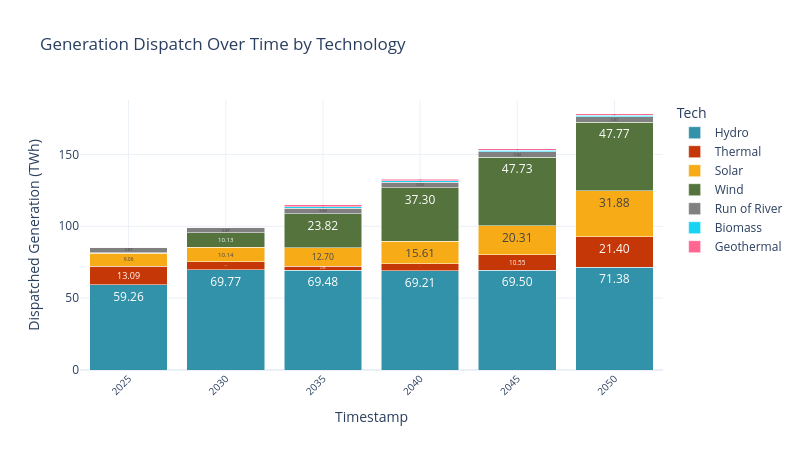

Notebook code cell kept with this figure:
### Code cell
# Transform data
sce_sw = pd.read_csv(model_outputs_path+'/dispatch.csv')
sce_sw['year'] = sce_sw['timestamp'].str[:4]
sce_sw['Energy_TWh_typical_yr'] = sce_sw['Energy_GWh_typical_yr'] / 1000
sce_sw.rename(columns={'gen_tech': 'Tech'}, inplace=True)
sce_sw = sce_sw[sce_sw['timestamp'].str.contains('^2023') == False]

# Plot
sw.scenarios.dispatched_generation(sce_sw, 'year', 'Energy_TWh_typical_yr', 'Tech')

### Figure 1 — Plotly figure (JSON) as saved in the notebook; plotly's stock layout.template omitted (floating-point values rounded to 4 significant figures)
{"data": [{"alignmentgroup": "True", "hovertemplate": "Tech=Hydro<br>Year=%{x}<br>Dispatched Generation (MW)=%{text}<extra></extra>", "legendgroup": "Hydro", "marker": {"color": "#3292A9", "pattern": {"shape": ""}}, "name": "Hydro", "offsetgroup": "Hydro", "orientation": "v", "showlegend": true, "text": [59.26, 69.77, 69.48, 69.21, 69.5, 71.38], "textangle": 0, "textposition": "inside", "texttemplate": "%{text:.2f}", "type": "bar", "x": ["2025", "2030", "2035", "2040", "2045", "2050"], "xaxis": "x", "y": [59.26, 69.77, 69.48, 69.21, 69.5, 71.38], "yaxis": "y"}, {"alignmentgroup": "True", "hovertemplate": "Tech=Thermal<br>Year=%{x}<br>Dispatched Generation (MW)=%{text}<extra></extra>", "legendgroup": "Thermal", "marker": {"color": "#C53707", "pattern": {"shape": ""}}, "name": "Thermal", "offsetgroup": "Thermal", "orientation": "v", "showlegend": true, "text": [13.09, 5.418, 2.848, 4.775, 10.55, 21.4], "textangle": 0, "textposition": "inside", "texttemplate": "%{text:.2f}", "type": "bar", "x": ["2025", "2030", "2035", "2040", "2045", "2050"], "xaxis": "x", "y": [13.09, 5.418, 2.848, 4.775, 10.55, 21.4], "yaxis": "y"}, {"alignmentgroup": "True", "hovertemplate": "Tech=Solar<br>Year=%{x}<br>Dispatched Generation (MW)=%{text}<extra></extra>", "legendgroup": "Solar", "marker": {"color": "#F7AB17", "pattern": {"shape": ""}}, "name": "Solar", "offsetgroup": "Solar", "orientation": "v", "showlegend": true, "text": [9.059, 10.14, 12.7, 15.61, 20.31, 31.88], "textangle": 0, "textposition": "inside", "texttemplate": "%{text:.2f}", "type": "bar", "x": ["2025", "2030", "2035", "2040", "2045", "2050"], "xaxis": "x", "y": [9.059, 10.14, 12.7, 15.61, 20.31, 31.88], "yaxis": "y"}, {"alignmentgroup": "True", "hovertemplate": "Tech=Wind<br>Year=%{x}<br>Dispatched Generation (MW)=%{text}<extra></extra>", "legendgroup": "Wind", "marker": {"color": "#55733D", "pattern": {"shape": ""}}, "name": "Wind", "offsetgroup": "Wind", "orientation": "v", "showlegend": true, "text": [0.2143, 10.13, 23.82, 37.3, 47.73, 47.77], "textangle": 0, "textposition": "inside", "texttemplate": "%{text:.2f}", "type": "bar", "x": ["2025", "2030", "2035", "2040", "2045", "2050"], "xaxis": "x", "y": [0.2143, 10.13, 23.82, 37.3, 47.73, 47.77], "yaxis": "y"}, {"alignmentgroup": "True", "hovertemplate": "Tech=Run of River<br>Year=%{x}<br>Dispatched Generation (MW)=%{text}<extra></extra>", "legendgroup": "Run of River", "marker": {"color": "#808080", "pattern": {"shape": ""}}, "name": "Run of River", "offsetgroup": "Run of River", "orientation": "v", "showlegend": true, "text": [3.867, 3.867, 3.839, 3.824, 3.842, 3.867], "textangle": 0, "textposition": "inside", "texttemplate": "%{text:.2f}", "type": "bar", "x": ["2025", "2030", "2035", "2040", "2045", "2050"], "xaxis": "x", "y": [3.867, 3.867, 3.839, 3.824, 3.842, 3.867], "yaxis": "y"}, {"alignmentgroup": "True", "hovertemplate": "Tech=Biomass<br>Year=%{x}<br>Dispatched Generation (MW)=%{text}<extra></extra>", "legendgroup": "Biomass", "marker": {"color": "#19d3f3", "pattern": {"shape": ""}}, "name": "Biomass", "offsetgroup": "Biomass", "orientation": "v", "showlegend": true, "text": [1.953e-09, 6.221e-10, 0.876, 0.876, 0.876, 0.876], "textangle": 0, "textposition": "inside", "texttemplate": "%{text:.2f}", "type": "bar", "x": ["2025", "2030", "2035", "2040", "2045", "2050"], "xaxis": "x", "y": [1.953e-09, 6.221e-10, 0.876, 0.876, 0.876, 0.876], "yaxis": "y"}, {"alignmentgroup": "True", "hovertemplate": "Tech=Geothermal<br>Year=%{x}<br>Dispatched Generation (MW)=%{text}<extra></extra>", "legendgroup": "Geothermal", "marker": {"color": "#FF6692", "pattern": {"shape": ""}}, "name": "Geothermal", "offsetgroup": "Geothermal", "orientation": "v", "showlegend": true, "text": [1.953e-09, 6.219e-10, 1.314, 1.314, 1.314, 1.314], "textangle": 0, "textposition": "inside", "texttemplate": "%{text:.2f}", "type": "bar", "x": ["2025", "2030", "2035", "2040", "2045", "2050"], "xaxis": "x", "y": [1.953e-09, 6.219e-10, 1.314, 1.314, 1.314, 1.314], "yaxis": "y"}], "layout": {"barmode": "stack", "height": 450, "legend": {"title": {"text": "Tech"}, "tracegroupgap": 0}, "title": {"text": "Generation Dispatch Over Time by Technology"}, "width": 800, "xaxis": {"anchor": "y", "domain": [0, 1], "showgrid": true, "tickangle": -45, "tickfont": {"size": 10}, "tickvals": ["2025", "2030", "2035", "2040", "2045", "2050"], "title": {"text": "Timestamp"}}, "yaxis": {"anchor": "x", "domain": [0, 1], "title": {"text": "Dispatched Generation (TWh)"}}}}
